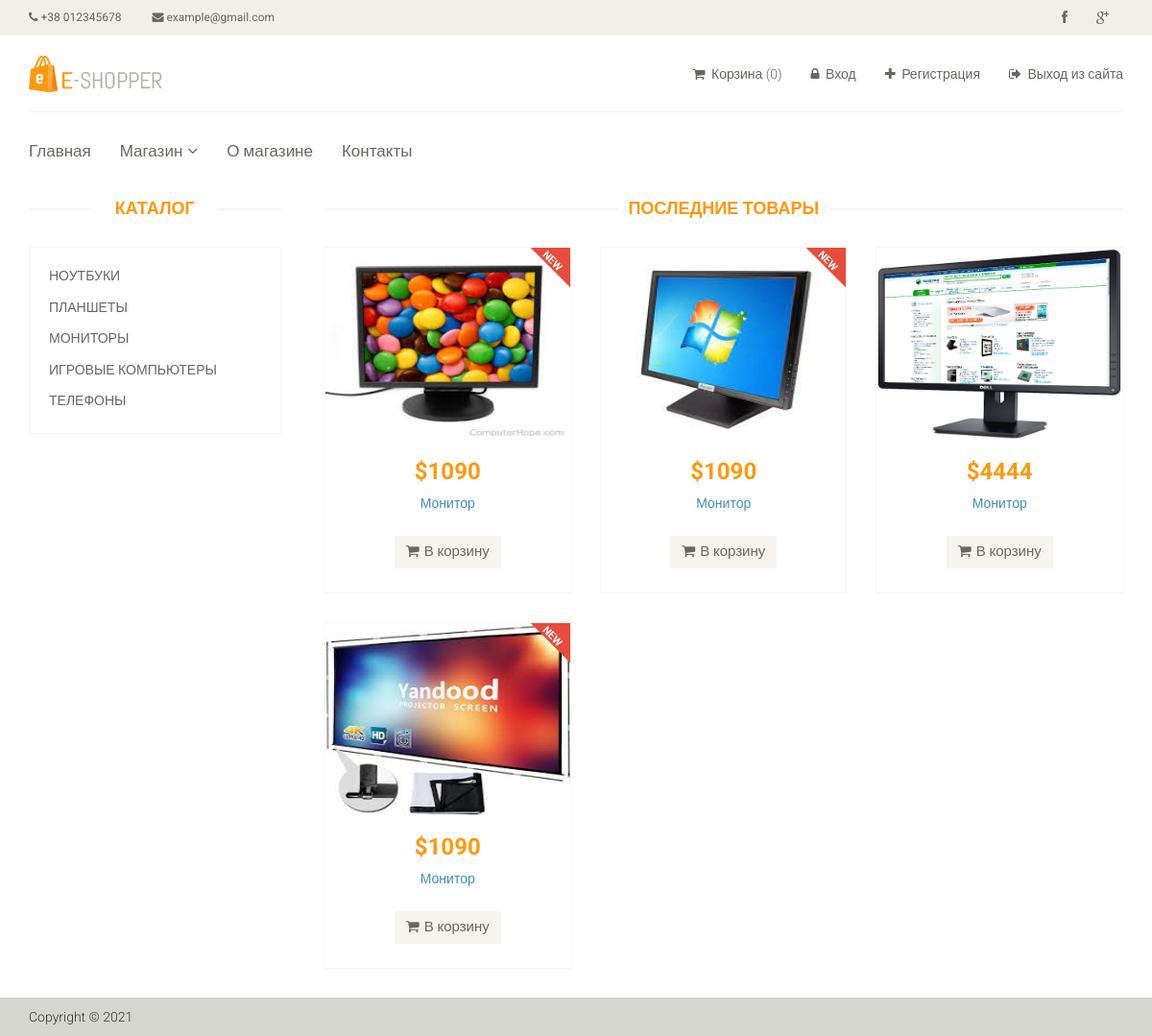
/catalog, run on the app's committed database.
### tables this page shows
CREATE TABLE `category` (
  `id` int(11) NOT NULL,
  `name` varchar(255) NOT NULL,
  `sort_order` int(11) NOT NULL DEFAULT 0,
  `status` int(11) NOT NULL DEFAULT 1
);

CREATE TABLE `product` (
  `id` int(11) NOT NULL,
  `name` varchar(255) NOT NULL,
  `category_id` int(11) NOT NULL,
  `code` int(11) NOT NULL,
  `price` float NOT NULL,
  `availability` int(11) NOT NULL,
  `brand` varchar(255) NOT NULL,
  `image` varchar(255) NOT NULL,
  `description` text NOT NULL,
  `is_new` int(11) NOT NULL DEFAULT 0,
  `is_recommended` int(11) NOT NULL DEFAULT 0,
  `status` int(11) NOT NULL DEFAULT 1
);

### config/routes.php (called while the page is built)
<?php
return [
  'user/register' => 'user/register',
  'user/login' => 'user/login',
  'user/logout' => 'user/logout',
  'cabinet/edit' => 'cabinet/edit',
  'cabinet' => 'cabinet/index',
  'admin/product/create' => 'adminProduct/create',
  'admin/product/update/([0-9]+)' => 'adminProduct/update/$1',
  'admin/product/delete/([0-9]+)' => 'adminProduct/delete/$1',
  'admin/product' => 'adminProduct/index',
  'admin/category/create' => 'adminCategory/create',
  'admin/category/update/([0-9]+)' => 'adminCategory/update/$1',
  'admin/category/delete/([0-9]+)' => 'adminCategory/delete/$1',
  'admin/category' => 'adminCategory/index',
  'admin/order/update/([0-9]+)' => 'adminOrder/update/$1',
  'admin/order/delete/([0-9]+)' => 'adminOrder/delete/$1',
  'admin/order/view/([0-9]+)' => 'adminOrder/view/$1',
  'admin/order' => 'adminOrder/index',
  'admin' => 'admin/index',
  'category/([0-9]+)/page-([0-9]+)' => 'catalog/category/$1/$2',
  'category/([0-9]+)' => 'catalog/category/$1',
  'product/([0-9]+)' => 'product/view/$1',
  'catalog' => 'catalog/index',
  'head' => 'site/index',
  'about' => 'about/index',
  'contacts' => 'contacts/index',
  'cart/checkout' => 'cart/checkout',
  'cart/add/([0-9]+)' => 'cart/add/$1',
  'cart/addAjax/([0-9]+)/([0-9]+)' => 'cart/addAjax/$1/$2',
  'cart/delete/([0-9]+)' => 'cart/delete/$1',
  'cart' => 'cart/index',
  '' => 'site/index'
];

### controllers/CatalogController.php (called while the page is built, shortened)
<?php
class CatalogController
{
    public function actionIndex()
    {
        $categories = Category::getCategoriesList();
        $products = Product::getProductsList(Configuration::getCountOfProd);
        require_once(ROOT . "/views/catalog/index.php");
        return true;
    }
}

### index.php (called while the page is built, shortened)
<?php
$router = new Router();
$router->run();

### models/Category.php (called while the page is built, shortened)
<?php
class Category
{
    public static function getCategoriesList()
    {
        $db = Db::GetConnection();
        $query = "SELECT id, name FROM Category ORDER BY sort_order ASC";
        $result = $db->query($query);
        $data = $result->fetchAll(PDO::FETCH_ASSOC);
        return $data;
    }
}

### models/Product.php (called while the page is built, shortened)
<?php
class Product
{
    public static function getProductsList($count = Configuration::SHOW_BY_DEFAULT)
    {
        $db = Db::GetConnection();
        $query = "SELECT id, name, price, image, is_new, code, image
        FROM Product WHERE status = 1
        ORDER BY id DESC LIMIT $count";
        $result = $db->query($query);
        $data = $result->fetchAll(PDO::FETCH_ASSOC);
        return $data;
    }
}

### views/catalog/index.php (the view)
<?php
include(ROOT . "/views/layouts/header.php");
?>
<section>
    <div class="container">
        <div class="row">
            <div class="col-sm-3">
                <div class="left-sidebar">
                    <h2>Каталог</h2>
                    <div class="panel-group category-products">
                        <?php foreach ($categories as $categItem) : ?>
                            <div class="panel panel-default">
                                <div class="panel-heading">
                                    <h4 class="panel-title"><a href="/category/<?= $categItem['id'] ?>"><?= $categItem['name'] ?></a></h4>
                                </div>
                            </div>
                        <?php
                        endforeach ?>
                    </div>
                </div>
            </div>
            <div class="col-sm-9 padding-right">
                <div class="features_items">
                    <h2 class="title text-center">Последние товары</h2>
                    <?php foreach ($products as $prodItem) : ?>
                        <div class="col-sm-4">
                            <div class="product-image-wrapper">
                                <div class="single-products">
                                    <div class="productinfo text-center">
                                        <img id="imgUpdate" src="/template/images/products/<?=$prodItem['image']?>" height="200" width="200" alt="" />
                                        <h2>$<?= $prodItem['price'] ?></h2>
                                        <p>
                                            <a href="/product/<?= $prodItem['id'] ?>"><?= $prodItem['name'] ?></a>
                                        </p>
                                        <a  href="#"
                                        data-id="<?= $prodItem['id'] ?>"
                                         class="btn btn-default add-to-cart"><i class="fa fa-shopping-cart"></i>В корзину</a>
                                    </div>
                                    <?php if ($prodItem['is_new']) : ?>
                                        <img src="/template/images/home/new.png" class="new" alt="">
                                    <?php endif ?>
                                </div>
                            </div>
                        </div>
                    <?php
                    endforeach ?>
                </div>
            </div>
        </div>
    </div>
</section>
<?php
include(ROOT . "/views/layouts/footer.php");
?>

### components/Router.php (shortened to what this page needs)
<?php
class Router
{
    private $routes;
    public function __construct()
    {
        $routesPath = ROOT . '/config/routes.php';
        $this->routes = include($routesPath);
    }
    public function run()
    {
        $uri = trim($_SERVER["REQUEST_URI"], '/');
        foreach ($this->routes as $uriPattern => $path) {
            if (preg_match("~$uriPattern~", $uri)) {
                $internalRoute = preg_replace("~$uriPattern~", $path, $uri);
                $segments   = explode('/', $internalRoute);
                $controllerName = ucfirst(array_shift($segments) . 'Controller');
                $actionName = 'action' . ucfirst(array_shift($segments));
                $controllerObject = new $controllerName;
                $result = call_user_func_array(array($controllerObject, $actionName), $segments);
                if ($result) break;
            }
        }
    }
}

### template/css/main.css (style rules this page uses)
body { font-family: 'Roboto', sans-serif; background:; position: relative; font-weight:400px; }
a { -webkit-transition: 300ms; -moz-transition: 300ms; -o-transition: 300ms; transition: 300ms; }
h1, h2, h3, h4, h5, h6 { font-family: 'Roboto', sans-serif; }
.category-products { border: 1px solid #F7F7F0; margin-bottom: 35px; padding-bottom: 20px; padding-top: 15px; }
.left-sidebar h2, .brands_products h2 { color: #FE980F; font-family: 'Roboto', sans-serif; font-size: 18px; font-weight: 700; margin: 0 auto 30px; text-align: center; text-transform: uppercase; position: relative; z-index:3; }
.left-sidebar h2:after, h2.title:after { content: " "; position: absolute; border: 1px solid #f5f5f5; bottom:8px; left: 0; width: 100%; height: 0; z-index: -2; }
.left-sidebar h2:before { content: " "; position: absolute; background: #fff; bottom: -6px; width: 130px; height: 30px; z-index: -1; left: 50%; margin-left: -65px; }
h2.title:before { content: " "; position: absolute; background: #fff; bottom: -6px; width: 220px; height: 30px; z-index: -1; left: 50%; margin-left: -110px; }
.category-products .panel { background-color: #FFFFFF; border: 0px; border-radius: 0px; box-shadow:none; margin-bottom: 0px; }
.category-products .panel-default .panel-heading { background-color: #FFFFFF; border: 0 none; color: #FFFFFF; padding: 5px 20px; }
.category-products .panel-default .panel-heading .panel-title a { color: #696763; font-family: 'Roboto', sans-serif; font-size: 14px; text-decoration: none; text-transform: uppercase; }
.padding-right { padding-right: 0; }
.features_items { overflow:hidden; }
h2.title { color: #FE980F; font-family: 'Roboto', sans-serif; font-size: 18px; font-weight: 700; margin: 0 15px; text-transform: uppercase; margin-bottom: 30px; position: relative; }
.product-image-wrapper { border:1px solid #F7F7F5; overflow: hidden; margin-bottom:30px; }
.single-products { position: relative; }
.new, .sale { position: absolute; top: 0; right: 0; }
.productinfo h2 { color: #FE980F; font-family: 'Roboto', sans-serif; font-size: 24px; font-weight: 700; }
.productinfo p { font-family: 'Roboto', sans-serif; font-size: 14px; font-weight: 400; color: #696763; height: 34px; }
.productinfo img { width: 100%; }
.productinfo { position:relative; }
.add-to-cart { background:#F5F5ED; border: 0 none; border-radius: 0; color: #696763; font-family: 'Roboto', sans-serif; font-size: 15px; margin-bottom: 25px; }
.add-to-cart i { margin-right:5px; }

### data on the page
category: name "НОУТБУКИ"
category: name "ПЛАНШЕТЫ"
category: name "МОНИТОРЫ"
category: name "ИГРОВЫЕ КОМПЬЮТЕРЫ"
category: name "ТЕЛЕФОНЫ"
product: image (picture), price "1090", name "Монитор", is_new 1 (drawn)
product: image (picture), price "1090", name "Монитор", is_new 1 (drawn)
product: image (picture), price "4444", name "Монитор"
product: image (picture), price "1090", name "Монитор", is_new 1 (drawn)
